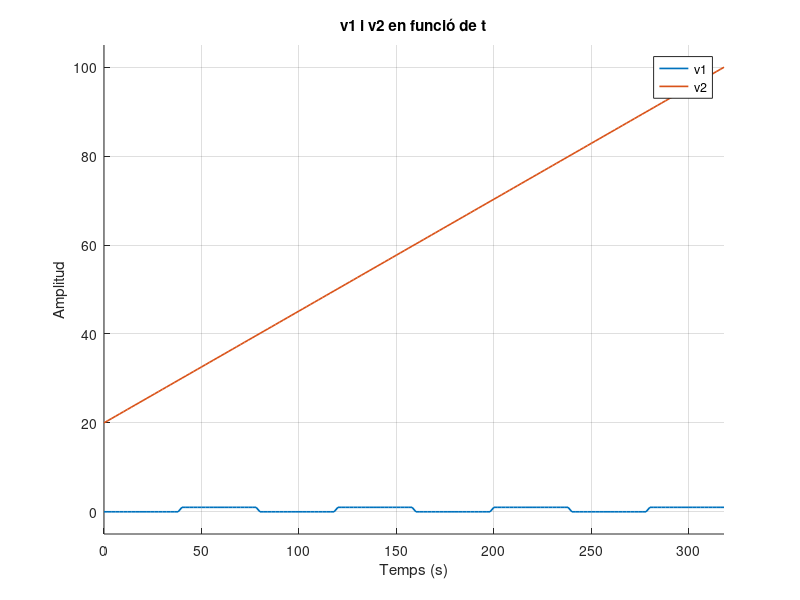

This chart was generated by the following MATLAB code:
% Nom complet component/s del grup
clear all
close all

%% Operacions bàsiques en Matlab
vecFila4 = [1 2 3 4];
vecCol2 = [5; 6];

vecFila4T = transpose(vecFila4);
vecCol2T = transpose(vecCol2);

a = [1 3 5 7 9];
b = [2 4 6 8 10];
suma_ab = a + b;
prod_ab = a .* b;

%% Vector de 1000 mostres separades 2.5 i equivalent amb linspace
v_espaiat = 0:2.5:(0 + 2.5*(1000-1));
v_linspace = linspace(0, 0 + 2.5*(1000-1), 1000);

%% Matriu 6x6
m_a = [1 2 3 4 5 6;
       7 8 9 1 2 3;
       4 5 6 7 8 9;
       2 4 6 8 1 3;
       5 7 9 2 4 6;
       3 1 8 5 7 9];

files_columnes = size(m_a);

%% Operacions amb matrius
m_b = m_a.^2;
m_c = 3*(m_a + 2);
m_aT = transpose(m_a);
m_aInv = inv(m_a);

AB = m_a*m_b;
BA = m_b*m_a;
esCommutatiu = isequal(AB, BA);

%% Obtenció d'elements
vec1 = m_a(:,4);
vec2 = m_a(2,:);
tercer_vec1 = vec1(3);
primer_vec2 = vec2(1);

%% Representació gràfica
n = 160/8;
v1 = repmat([zeros(1,n) ones(1,n)], 1, 4);
v2 = linspace(20,100,160);
t = 0:2:(2*(160-1));

figure(1)
hold on
plot(t,v1,'LineWidth',1.2)
plot(t,v2,'LineWidth',1.2)
xlabel('Temps (s)')
ylabel('Amplitud')
title('v1 i v2 en funció de t')
legend('v1','v2')
axis([0 t(end) -5 105])
grid on

%% Nombres complexos
comp1 = (1:10) + 1j*(5:-1:-4);
comp1_real = real(comp1);
comp1_imag = imag(comp1);
comp1_modul = abs(comp1);
comp1_fase_graus = angle(comp1)*180/pi;
